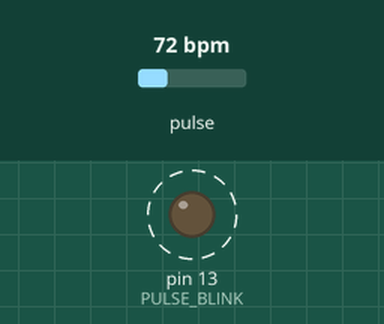
Recording of a sketch running on a simulated Arduino Uno, built with avr-gcc and run on an emulated ATmega328P. Parts: output pins drawn as LEDs (lit = HIGH). Dashed ring = blinking. The test bench sets the inputs (shaded band); at power-on: pulse 72 bpm.

Above: at 1.2 s.
1.3 s: pulse set to 42 bpm
At 3.2 s:
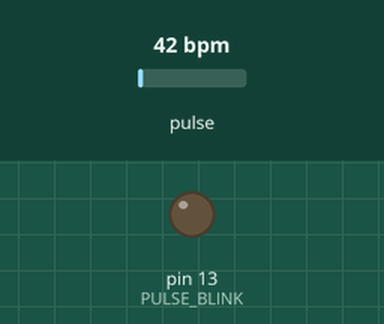
3.7 s: pulse set to 100 bpm
At 3.82 s:
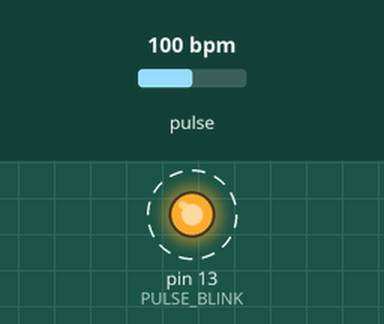
Timing chart, 0 to 12.7 s (numbered marks = the images above; inputs shaded):
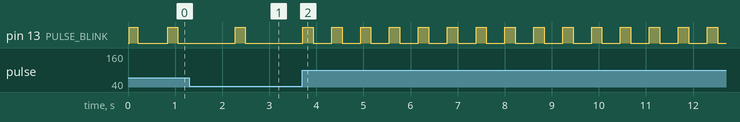

Measured:
- after the input at 3.7 s, pin 13 (PULSE_BLINK): alternates HIGH for 0.22 s and LOW for 0.39 s, starting after 0.62 s

The sketch:

PulseSensor_BPM.ino
```cpp
#define USE_ARDUINO_INTERRUPTS true
#include <PulseSensorPlayground.h>
#include <SoftwareSerial.h>

const int OUTPUT_TYPE = SERIAL_PLOTTER;

/*
   Pinout:
     PULSE_INPUT = Analog Input. Connected to the pulse sensor
      purple (signal) wire.
     PULSE_BLINK = digital Output. Connected to an LED (and 220 ohm resistor)
      that will flash on each detected pulse.
     PULSE_FADE = digital Output. PWM pin onnected to an LED (and resistor)
      that will smoothly fade with each pulse.
      NOTE: PULSE_FADE must be a pin that supports PWM. Do not use
      pin 9 or 10, because those pins' PWM interferes with the sample timer.
*/
const int PULSE_INPUT = A0;
const int PULSE_BLINK = 13;    // Pin 13 is the on-board LED
const int PULSE_FADE = 5;
const int THRESHOLD = 550;   // Adjust this number to avoid noise when idle


PulseSensorPlayground pulseSensor;
SoftwareSerial BTserial(10, 11);

int bpm = 0;

void setup() {

  Serial.begin(115200);
  BTserial.begin(9600);

  // Configure the PulseSensor manager.

  pulseSensor.analogInput(PULSE_INPUT);
  pulseSensor.blinkOnPulse(PULSE_BLINK);
  pulseSensor.fadeOnPulse(PULSE_FADE);

  pulseSensor.setSerial(Serial);
  pulseSensor.setOutputType(OUTPUT_TYPE);
  pulseSensor.setThreshold(THRESHOLD);


  // Now that everything is ready, start reading the PulseSensor signal.
  if (!pulseSensor.begin()) {
    /*
       PulseSensor initialization failed,
       likely because our particular Arduino platform interrupts
       aren't supported yet.

       If your Sketch hangs here, try PulseSensor_BPM_Alternative.ino,
       which doesn't use interrupts.
    */
    for(;;) {
      // Flash the led to show things didn't work.
      digitalWrite(PULSE_BLINK, LOW);
      delay(50);
      digitalWrite(PULSE_BLINK, HIGH);
      delay(50);
    }
  }
}

void loop() {
  /*
     Wait a bit.
     We don't output every sample, because our baud rate
     won't support that much I/O.
  */
  delay(20);

  // write the latest sample to Serial.
 pulseSensor.outputSample();

 int myBPM = pulseSensor.getBeatsPerMinute();
 char btbpm[16];
 itoa(myBPM,btbpm,10);
 BTserial.write(btbpm);
 BTserial.write("\n");

  /*
     If a beat has happened since we last checked,
     write the per-beat information to Serial.
   */
  if (pulseSensor.sawStartOfBeat()) {
   pulseSensor.outputBeat();

  }
}
```
